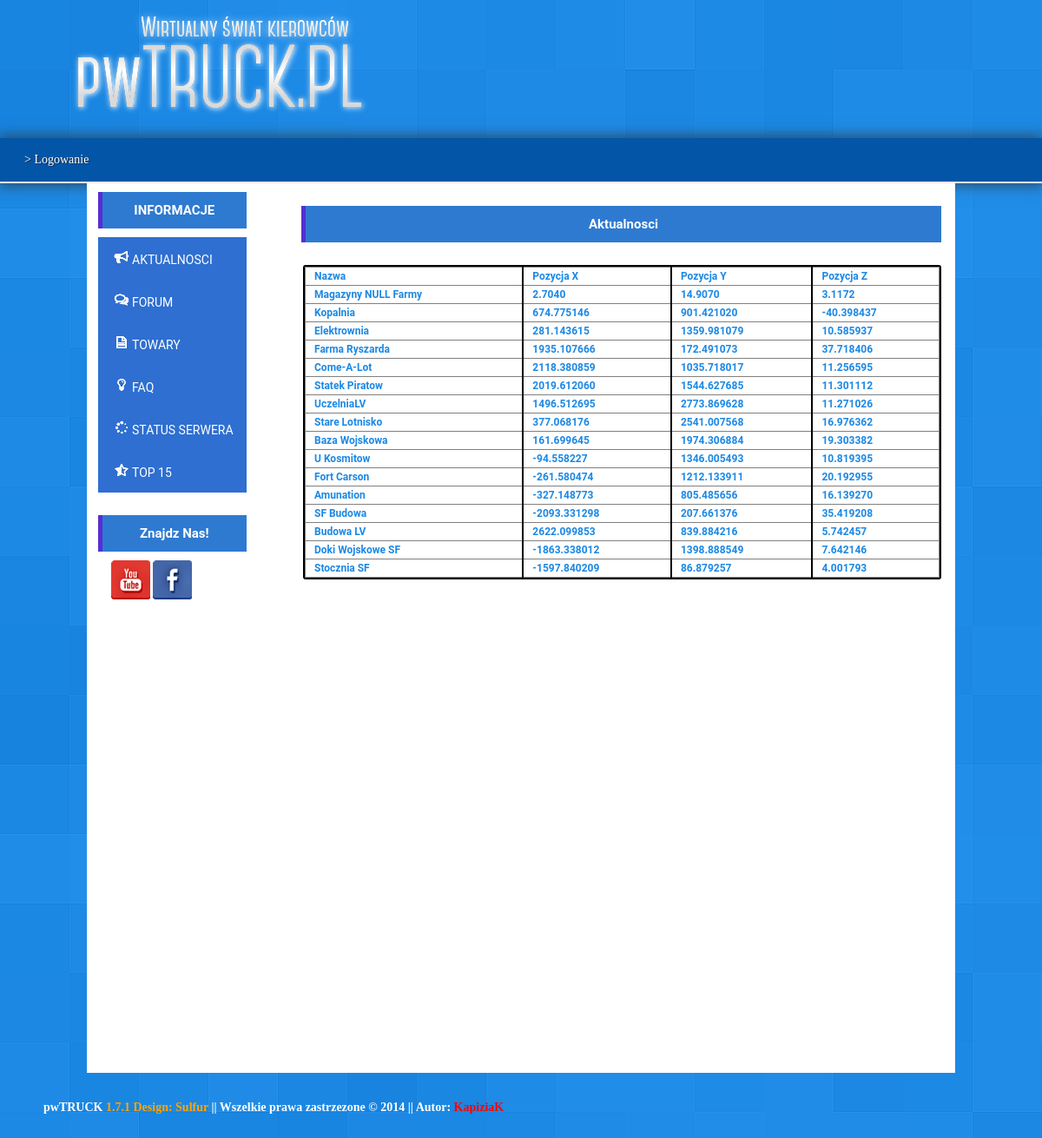
Screenshot of /panel/zaladunki.php with the database file from the repository.
### tables this page shows
CREATE TABLE IF NOT EXISTS `loading` (
  `id` int(50) NOT NULL AUTO_INCREMENT,
  `name` varchar(60) NOT NULL,
  `x` varchar(50) NOT NULL,
  `y` varchar(50) NOT NULL,
  `z` varchar(50) NOT NULL,
  PRIMARY KEY (`id`)
);

### panel/zaladunki.php (the view, shortened to what this page needs)
<? error_reporting(0); session_start();
include ('config.php');
?>
<!DOCTYPE html PUBLIC "-//W3C//DTD XHTML 1.0 Transitional//EN" "http://www.w3.org/TR/xhtml1/DTD/xhtml1-transitional.dtd">
<html xmlns="http://www.w3.org/1999/xhtml" xml:lang="pl" lang="pl">
<head>
<link rel="stylesheet" href="css.css" type="text/css" />
</head>
<body>
<div class="logo">
<img src="logo.png"/>
</div>
<br/>
<div class="nav">
<?php include ('navup.php'); ?>
</div>
<div class="wrap">
	<div class="left">
	<?php include ('navleft.php'); ?>
	</div>
	<div class="center">
	<h1>Aktualnosci</h1><br/>
	<div class="datagrid">
	<table border="1">
	<tr>
		<td>Nazwa</td>
		<td>Pozycja X</td>
		<td>Pozycja Y</td>
		<td>Pozycja Z</td>
	</tr>
	<?
	$query = "SELECT * FROM `loading`";
	$res = mysql_query($query);
	$num = mysql_num_rows($res);
	$i=0;
	while($i < $num)
	{
	$name = mysql_result($res,$i,"name");
	$x = mysql_result($res,$i,"x");
	$y = mysql_result($res,$i,"y");
	$z = mysql_result($res,$i,"z");
	echo '<tr>';
	echo '<td>'.$name.'</td>';
	echo '<td>'.$x.'</td>';
	echo '<td>'.$y.'</td>';
	echo '<td>'.$z.'</td>';
	echo '</tr>';
	$i++;
	}
	?>
	</table>
	</div>
	</div>
	<br/><br/><br/><br/><br/><br/><br/><br/><br/><br/><br/><br/><br/><br/><br/><br/><br/><br/><br/><br/><br/><br/><br/><br/><br/><br/><br/><br/><br/><br/><br/><br/><br/><br/><br/><br/><br/><br/><br/><br/><br/><br/><br/><br/><br/><br/><br/><br/><br/><br/><br/><br/><br/><br/><br/><br/><br/><br/><br/><br/><br/><br/><br/><br/>
</div>
<br/><br/>
<div class="header">
<font color="white"><b>pwTRUCK <? echo $VERSION; ?> || Wszelkie prawa zastrzezone &copy 2014 || Autor: <a href="gg:39831273">KapiziaK</a></font></b>
</div>
<br/><br/>
</body>
</html>

### panel/config.php (shortened to what this page needs)
<?
$VERSION = "<font color=orange>1.7.1 Design: Sulfur</font>";
?>

### panel/navup.php (shortened to what this page needs)
<? session_start();
if($_SESSION['loggined'] != 1)
{
?>
&nbsp&nbsp&nbsp&nbsp&nbsp&nbsp&nbsp&nbsp<a href="login.php">> Logowanie</a>
<?
}
?>

### panel/navleft.php (shortened to what this page needs)
<h1>INFORMACJE</h1>
<a href="index.php"><div class="menu"><img src="news.png">AKTUALNOSCI</div></a>
<div class="menu"><a href="http://forum.pwtruck.pl"><img src="forum.png">FORUM</a></div>
<div class="menu"><a href="cargos.php"><img src="towary.png">TOWARY</a></div>
<div class="menu"><a href="faq.php"><img src="faq.png">FAQ</a></div>
<div class="menu"><a href="server.php"><img src="ss.png">STATUS SERWERA</a></div>
<div class="menu"><a href="top.php"><img src="top15.png">TOP 15</a></div>
<br/>
<h1>Znajdz Nas!</h1>
&nbsp&nbsp&nbsp&nbsp&nbsp&nbsp&nbsp&nbsp</i></a><a href="http://www.youtube.com/channel/UCUwwgidZ3R9kiJXyyb1r3yA"><img src="youtube.png"></a>&nbsp<a href="http://facebook.com/polishcompanytruck"><img src="facebook.png"></a>

### panel/css.css (style rules this page uses)
p,h1,h2,h3,h4,h5,li,title { padding: 0; margin-left: 13px; list-style: none; }
body { font-size: 14px; color: #222; position: relative; margin: 0px; padding: 0px; background-image: url(/tlo.png); repeat fixed 100% 0px rgb(0, 0, 0); font-family: Verdana; }
a { text-decoration: none; color: white; }
.nav { background: #0355A7; width: 100%; color: #fff; height: 50px; line-height: 50px; margin: auto; text-shadow: 1px 1px 0px #262832; -webkit-box-shadow: 1px -3px 5px 0px #262832; -moz-box-shadow: 1px -3px 5px 0px #262832; box-shadow: 1px -3px 5px 0px #262832; -webkit-box-shadow: 0px 0px 15px 2px rgba(50, 50, 50, 0.75); -moz-box-shadow: 0px 0px 15px 2px rgba(50, 50, 50, 0.75); box-shadow: 0px 0px 15px 2px rgba(50, 50, 50, 0.75); border-bottom: solid 2px #E9E9E9; }
.logo { font-family: 'Orbitron', sans-serif; font-size: 48px; color: white; margin-left: 80px; width: 500px; }
.wrap { margin: 0 auto; width: 1000px; background: white; font-family: Roboto, 'Roboto Light', 'Open Sans', 'Open Sans Light', Verdana, Tahoma, Arial, sans-serif; }
.header { margin: 0 auto; width: 1100px; }
.header a { color: red; }
.left { float: left; margin-top: 0px; }
.center { float: right; width: 750px; margin-top: 16px; margin-right: 16px; }
h1 { display: block; padding: 12px 28px; border-left: 5px solid #572ED1;; background: #2E7AD1; font-size: 15px; color: white; text-align: center; margin-left: 13px }
.menu { display: block; padding: 10px; border-bottom: 5px solid #2E6FD1; border-top: 5px solid #2E6FD1; border-left: 5px solid #2E6FD1; border-right: 5px solid #2E6FD1; background: #2E6FD1; font-size: 14px; margin-left: 13px }
.datagrid table { border-collapse: collapse; text-align: left; width: 100%; }
.datagrid { margin-left: 15px; background: #fff; overflow: hidden; border: 2px solid black; -webkit-border-radius: 3px; -moz-border-radius: 3px; border-radius: 3px; }
.datagrid table td, .datagrid table th { padding: 3px 10px; }
.datagrid table tbody td { color: #1C88E4; border-left: 2px solid black; font-size: 12px; font-weight: bold; }
.datagrid table tbody td:first-child { border-left: none; }
.datagrid table tbody tr:last-child td { border-bottom: none; }

### rows the page displays
loading: name "Magazyny NULL Farmy", x "2.7040", y "14.9070", z "3.1172"
loading: name "Kopalnia", x "674.775146", y "901.421020", z "-40.398437"
loading: name "Elektrownia", x "281.143615", y "1359.981079", z "10.585937"
loading: name "Farma Ryszarda", x "1935.107666", y "172.491073", z "37.718406"
loading: name "Come-A-Lot", x "2118.380859", y "1035.718017", z "11.256595"
loading: name "Statek Piratow", x "2019.612060", y "1544.627685", z "11.301112"
loading: name "UczelniaLV", x "1496.512695", y "2773.869628", z "11.271026"
loading: name "Stare Lotnisko", x "377.068176", y "2541.007568", z "16.976362"
loading: name "Baza Wojskowa", x "161.699645", y "1974.306884", z "19.303382"
loading: name "U Kosmitow", x "-94.558227", y "1346.005493", z "10.819395"
loading: name "Fort Carson", x "-261.580474", y "1212.133911", z "20.192955"
loading: name "Amunation", x "-327.148773", y "805.485656", z "16.139270"
loading: name "SF Budowa", x "-2093.331298", y "207.661376", z "35.419208"
loading: name "Budowa LV", x "2622.099853", y "839.884216", z "5.742457"
loading: name "Doki Wojskowe SF", x "-1863.338012", y "1398.888549", z "7.642146"
loading: name "Stocznia SF", x "-1597.840209", y "86.879257", z "4.001793"
